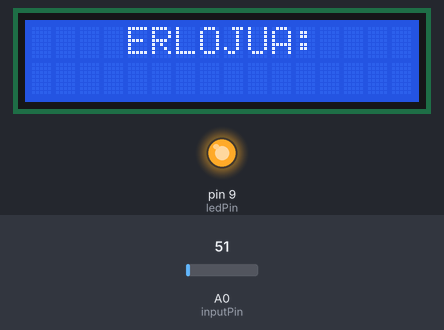
The sketch below on a simulated Arduino Uno, built with avr-gcc and run on an emulated ATmega328P. Parts: 16×2 character LCD, output pins drawn as LEDs (lit = HIGH). The inputs (shaded band) are chosen by the test bench; at power-on: A0 (inputPin) = 51.

Above: at 1.6 s.
1.7 s: A0 (inputPin) set to 93
6.5 s: A0 (inputPin) set to 109
At 8.9 s:
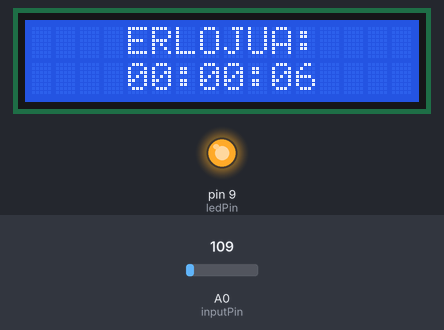
10.6 s: A0 (inputPin) set to 86
At 12.2 s:
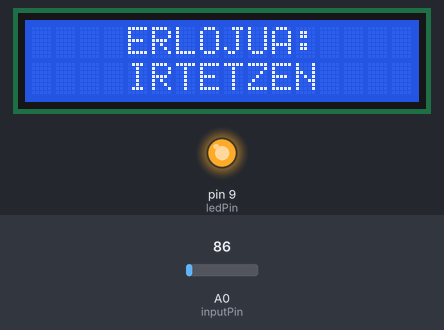
Timing chart, 0 to 13.7 s (numbered marks = the images above; inputs shaded):
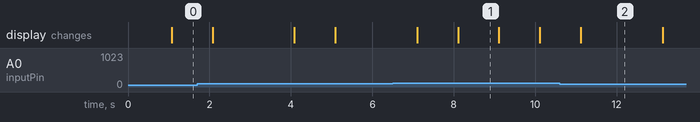

Measured:
- after the input at 6.5 s, the display: first differs from a run without the input after 1.6 s (image 1)
- after the input at 10.6 s, the display: changes after 0.52 s (image 2)
- what the display in image 1 shows lasts 1.0 s, from 8.1 s to 9.1 s

The sketch:

finalarduino.ino
```cpp
#include <LiquidCrystal.h>

#include <Time.h>
#include <TimeLib.h>
LiquidCrystal lcd(7, 6, 5, 4, 3, 2);

// Define constants and variables
const int inputPin = A0;  // buttons array analog input
const int ledPin =  9;    // backlight control
uint16_t inputValue = 0;   // value read from buttons array
//uint8_t pwmValue = 0;      // value for lcd brightness
int hh = 0;
int mm = 0;
int ss = 0;
boolean pults1=false;
boolean pults2=false;
boolean pults3=false;
boolean pults4=false;


float tempC; // Variable para almacenar el valor obtenido del sensor (0 a 1023)
const int pinLM35 = A1; // Variable del pin de entrada del sensor (A0)

// Initialization
void setup()
{
  pinMode(ledPin, OUTPUT);
  digitalWrite(ledPin, HIGH);
  lcd.begin(16, 2);              // set up the LCD's number of columns and rows
  Serial.begin(9600);


}

// main loop
void loop()
{
  // check buttons status

  inputValue = analogRead(inputPin);
  if(inputValue < 100 && inputValue >= 0) inputValue = 1;
  else if(inputValue < 250 && inputValue > 150) inputValue = 2;
  else if(inputValue < 470 && inputValue > 370) inputValue = 3;
  else if(inputValue < 670 && inputValue > 570) inputValue = 4;
  else if(inputValue < 870 && inputValue > 770) inputValue = 5;
  else if(inputValue <= 1023 && inputValue > 950) inputValue = 0;

  // update display text

  time();
  menu0();

 //while(inputValue == 0){
 // menu();  // Print a message on the LCD
 //   menu0();
  // }

  if(inputValue == 1){
    lcd.setCursor(0, 0);
    pults1=true;
    lcd.clear();
  }

  if(inputValue == 2){
    pults2=true;
    lcd.clear();
    lcd.print("DETECTADO2");
    delay(1000);
  }

  if(inputValue == 3){
    pults3=true;
    lcd.clear();
    lcd.print("DETECTADO3");
    delay(1000);
  }

   while(pults1==true){ //erlojua

    lcd.setCursor(0, 0);
    lcd.print("    ERLOJUA:    ");

    time();

    if (hh<10){
    lcd.setCursor(4, 1);
    lcd.print("0");
    lcd.setCursor(5, 1);
    lcd.print(hh);
    }
    else{lcd.setCursor(4, 1);
    lcd.print(hh);}

    lcd.setCursor(6, 1);
    lcd.print(":");

    if (mm<10){
    lcd.setCursor(7, 1);
    lcd.print("0");
    lcd.setCursor(8, 1);
    lcd.print(mm);
    }
    else{lcd.setCursor(7, 1);
    lcd.print(mm);}

    lcd.setCursor(9, 1);
    lcd.print(":");

    if (ss<10){
    lcd.setCursor(10, 1);
    lcd.print("0");
    lcd.setCursor(11, 1);
    lcd.print(ss);
    }
    else{lcd.setCursor(10, 1);
    lcd.print(ss);}

      inputValue = analogRead(inputPin);
      if(inputValue < 100 && inputValue >= 0){
          pults1=false;
          lcd.setCursor(0, 1);
       lcd.print("    IRTETZEN    ");
       delay(1000);
      }

  }


   while(pults2==true){ //set erlojua
    lcd.print("HAENTRADO2");
    delay(1000);
    lcd.setCursor(0, 0);
    lcd.print("set");
    lcd.setCursor(0, 1);
    lcd.print("set");
          if(inputValue == 2)
          pults2=false;

  }


}


void menu0(){
     lcd.setCursor(0, 0);
     lcd.print("1: ORD || 2: SET");
     lcd.setCursor(0, 1);
     lcd.print(" 3: TENPERATURA");
}


void time(){

  if (ss==59){
  ss=0;
        if (mm==59){
          mm=0;
          ss=0;
                if (hh==23){
                  hh=0;
                  mm=0;
                  ss=0;
                  }
                else{
                  hh++;}
        }
        else{
          mm++;}
  }
  else{
    ss++;}
delay(1000);
}
```
